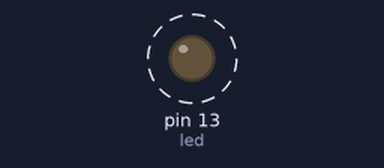
Recording of a sketch running on a simulated Arduino Uno, built with avr-gcc and run on an emulated ATmega328P. On the bench: output pins drawn as LEDs (lit = HIGH). Dashed ring = blinking.

Above: at 0.5 s.
Timing chart, 0 to 4.6 s (numbered marks = the images above):
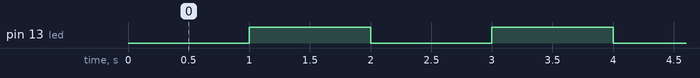

The sketch:

ParpadeoLedSinDelay.ino
```cpp
//Parpadeo sin Delay

//Definimos el pin para el led
#define led   13

//Estado del led
int estadoLed = LOW;

// Usamos unsined long para variables de tiempo
// guarda el momento en el que el led fue actualizado (es decir, cuando se apagó o encendió por última vez)
unsigned long tiempoPrevio = 0;

//Intervalo de tiempo del parpadeo
const long intervalo = 1000;

// Función 'Setup'
void setup() {
  // Inicializamos el pin 'led' como salida
  pinMode(led, OUTPUT);
}

// Función 'Loop'
void loop()
{
  //Obtenemos el tiempo actual
  unsigned long tiempoActual = millis();
  //Si la diferencia es mayor que el intervalo de tiempo de parpadeo es cuando actualizamos el estado del led
  if(tiempoActual - tiempoPrevio >= intervalo) {
    //Guardamos el instante de tiempo
    tiempoPrevio = tiempoActual;

    //Si el led esta encendido lo apagamos y viceversa
    if (estadoLed == LOW)
      estadoLed = HIGH;
    else
      estadoLed = LOW;

    // actualizamos el led
    digitalWrite(led, estadoLed);
  }
}
```

Measured:
- by itself, pin 13 (led): alternates HIGH for 1.0 s and LOW for 1.0 s
